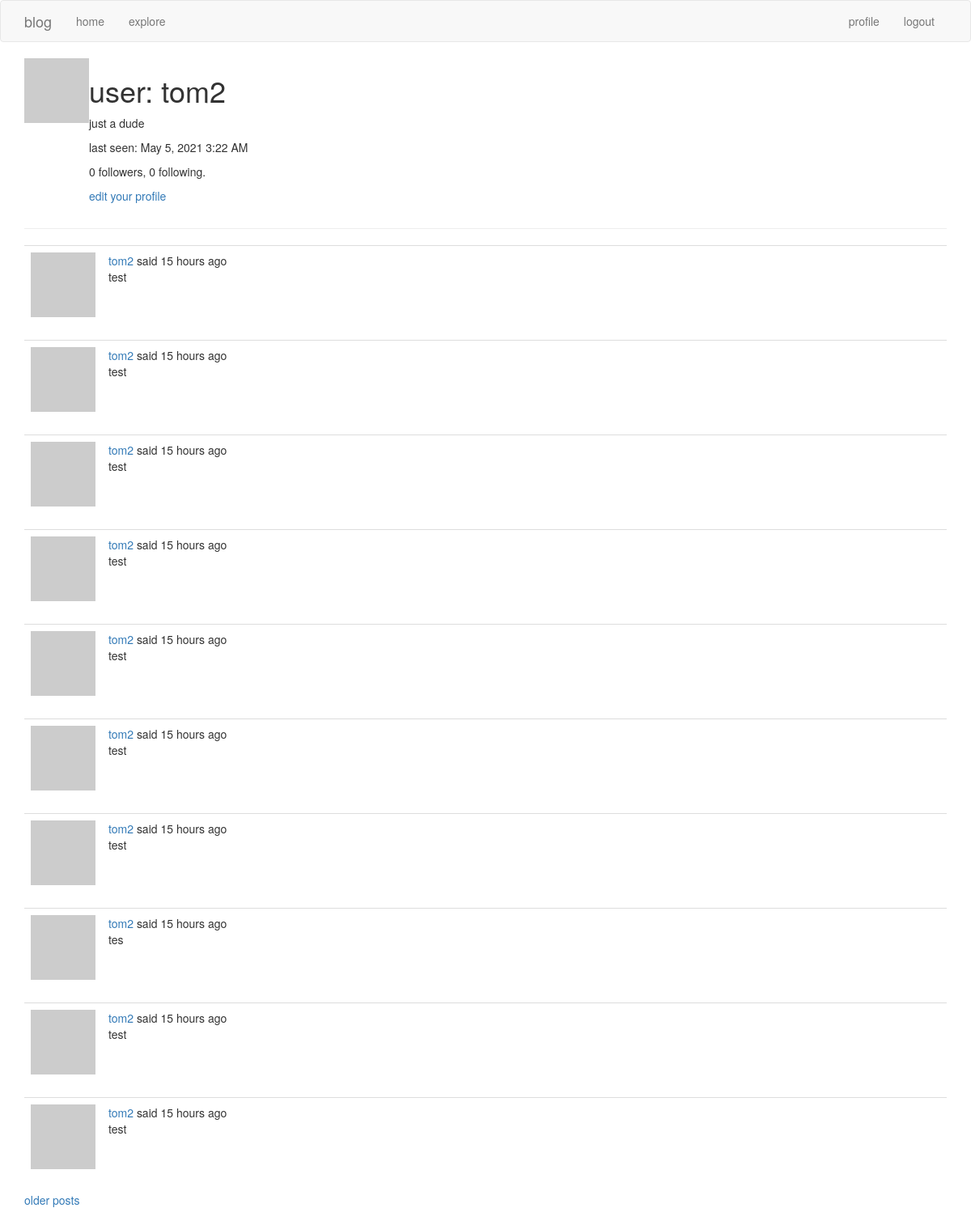
Screenshot of /user/tom2 (signed in) with the database file from the repository.
### app/models.py (models this page shows, shortened)
class User(UserMixin, db.Model):
    id       = db.Column(db.Integer, primary_key = True)
    username = db.Column(db.String(64),  index = True, unique = True)
    email    = db.Column(db.String(128), index = True, unique = True)
    about_me = db.Column(db.String(128))
    last_seen = db.Column(db.DateTime, default = datetime.utcnow)
    password_hash = db.Column(db.String(128))
    posts = db.relationship('Post', backref = 'author', lazy = 'dynamic')
    followed = db.relationship(
        'User', secondary = followers,
        primaryjoin = (followers.c.follower_id == id),
        secondaryjoin = (followers.c.followed_id == id),
        backref = db.backref('followers', lazy = 'dynamic'), lazy = 'dynamic')
    def avatar(self, size):
        digest = md5(self.email.lower().encode('utf-8')).hexdigest()
        return 'https://www.gravatar.com/avatar/{}?d=identicon&s={}'.format(digest, size)

class Post(db.Model):
    id   = db.Column(db.Integer, primary_key = True)
    body = db.Column(db.String(128))
    timestamp = db.Column(db.DateTime, index = True, default = datetime.utcnow)
    user_id = db.Column(db.Integer, db.ForeignKey('user.id'))

### app/routes.py (the view)
@app.route('/user/<username>')
@login_required
def user(username):
    user = User.query.filter_by(username = username).first_or_404()
    page = request.args.get('page', 1, type = int)
    posts = user.posts.order_by(Post.timestamp.desc()).paginate(page, app.config['POSTS_PER_PAGE'], False)
    next_url = url_for('user', username = user.username, page = posts.next_num) if posts.has_next else None
    prev_url = url_for('user', username = user.username, page = posts.prev_num) if posts.has_prev else None
    form = EmptyForm()
    return render_template('user.html', user = user, form = form, posts = posts.items, next_url = next_url, prev_url = prev_url)

### app/models.py (called while the page is built)
@login.user_loader
def load_user(id):
    return User.query.get(int(id))

### app/routes.py (called while the page is built)
@app.before_request
def before_request():
    if current_user.is_authenticated:
        current_user.last_seen = datetime.utcnow()
        db.session.commit()

### app/templates/user.html (shortened to what this page needs)
{% extends 'base.html' %}
{% block app_content %}
    <table>
        <tr valign = 'top'>
            <td><img src = "{{ user.avatar(128) }}"></td>
            <td>
                <h1> user: {{ user.username }} </h1>
                {% if user.about_me %}
                <p> {{ user.about_me }} </p>
                {% endif %}
                {% if user.last_seen %}
                <p> last seen: {{ moment(user.last_seen).format('LLL') }} </p>
                {% endif %}
                <p>{{ user.followers.count() }} followers, {{ user.followed.count() }} following. </p>
                {% if user == current_user %}
                <p><a href = "{{ url_for('edit_profile') }}"> edit your profile </a></p>
                {% endif %}
            </td>
        </tr>
    </table>
    <hr>
    {% for post in posts %}
        {% include '_post.html' %}
    {% endfor %}
    {% if next_url %}
    <a href = "{{ next_url }}"> older posts </a>
    {% endif %}
{% endblock %}

### app/templates/_post.html
    <table class = "table table-hover">
        <tr>
            <td width = "70px">
                <a href = "{{ url_for('user', username = post.author.username) }}">
                    <img src = "{{ post.author.avatar(70) }}" />
                </a>
            </td>
            <td>
                <a href = "{{ url_for('user', username = post.author.username) }}">
                    {{ post.author.username }}
                </a>
                said {{ moment(post.timestamp).fromNow() }}
                <br>
                {{ post.body }}
            </td>
        </tr>
    </table>

### rows the page displays
User: username "tom2", about_me "just a dude", last_seen "May 5, 2021 3:22 AM"
Post: author.username "tom2", timestamp "15 hours ago", body "test"
Post: author.username "tom2", timestamp "15 hours ago", body "test"
Post: author.username "tom2", timestamp "15 hours ago", body "test"
Post: author.username "tom2", timestamp "15 hours ago", body "test"
Post: author.username "tom2", timestamp "15 hours ago", body "test"
Post: author.username "tom2", timestamp "15 hours ago", body "test"
Post: author.username "tom2", timestamp "15 hours ago", body "test"
Post: author.username "tom2", timestamp "15 hours ago", body "tes"
Post: author.username "tom2", timestamp "15 hours ago", body "test"
Post: author.username "tom2", timestamp "15 hours ago", body "test"

### other values shown
{{ user.followers.count() }} "0"
{{ user.followed.count() }} "0"
